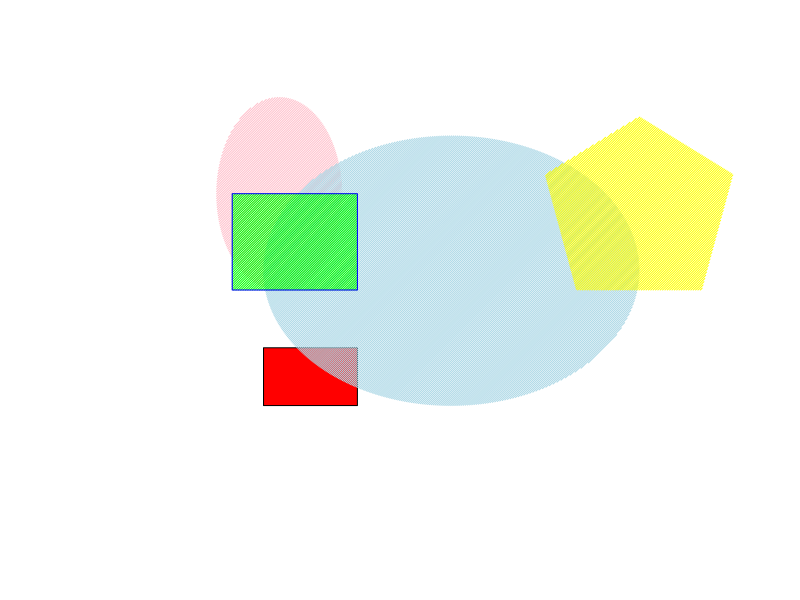

This chart was generated by the following R code:
a <- (0:100)
b <- (0:100)
plot(a~b,type="n",xaxt="n",yaxt="n",xlab="",ylab="",bty="n")
s <- c(25,40,40,25,25)
q <- c(20,20,35,35,20)
polygon(s,q,col='red',border='black')
angles = seq(0, 2*pi,length=1000)
c = 27.5 +10*cos(angles)
d = 75 + 25*sin(angles)
polygon(c,d, col="pink",density=60, border=NA)
e = 55 + 30*cos(angles)
f = 55 + 35*sin(angles)
polygon(e,f,col='light blue',border=NA,density=70)
x <- c(75,95,100,85,70,75)
y <- c(50,50,80,95,80,50)
polygon(x,y,col='yellow',density=60,border=NA)
u <- c(20,40,40,20,20)
r <- c(50,50,75,75,50)
polygon(u,r,col='green',border='blue',density=60)